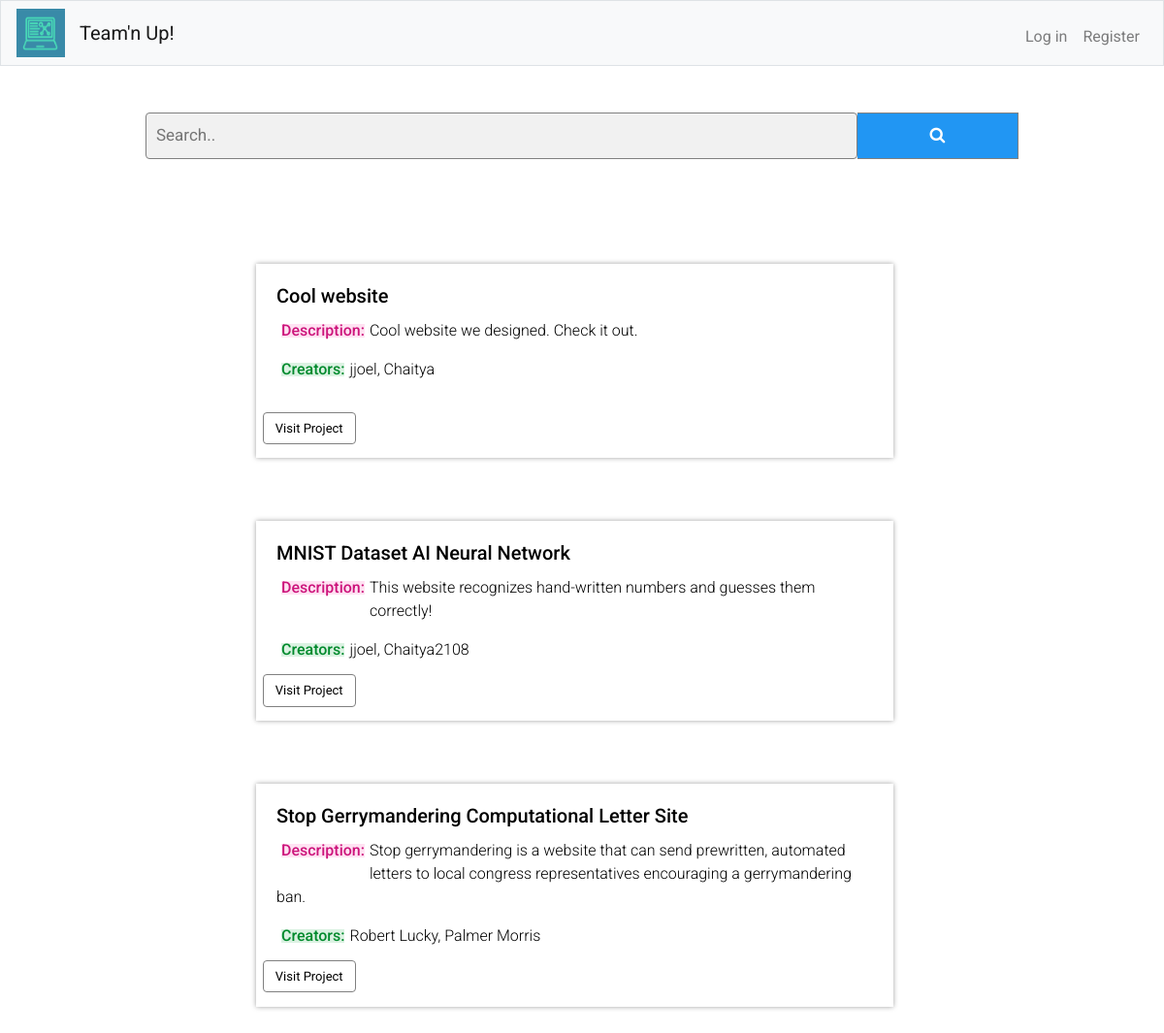
/view, run on the app's committed database.
### tables this page shows
CREATE TABLE projects
(
    id INTEGER,
    title TEXT,
    url TEXT,
    desc TEXT,
    users TEXT
);

### app.py (the view)
@app.route("/view", methods=["POST","GET"])
def view():
    if request.method == "POST":
        searchVal = request.form.get("search2")
        words = ["i", "me", "my", "myself", "we", "our", "ours", "ourselves", "you", "your", "yours",
        "yourself", "yourselves", "he", "him", "his", "himself", "she", "her", "hers", "herself", "it",
        "its", "itself", "they", "them", "their", "theirs", "themselves", "what", "which", "who", "whom",
        "this", "that", "these", "those", "am", "is", "are", "was", "were", "be", "been", "being", "have",
        "has", "had", "having", "do", "does", "did", "doing", "a", "an", "the", "and", "but", "if", "or",
        "because", "as", "until", "while", "of", "at", "by", "for", "with", "about", "against", "between",
        "into", "through", "during", "before", "after", "above", "below", "to", "from", "up", "down", "in",
        "out", "on", "off", "over", "under", "again", "further", "then", "once", "here", "there", "when",
        "where", "why", "how", "all", "any", "both", "each", "few", "more", "most", "other", "some", "such",
        "no", "nor", "not", "only", "own", "same", "so", "than", "too", "very", "s", "t", "can", "will",
        "just", "don", "should", "now"]
        if not searchVal:
            rows = db.execute("SELECT * FROM projects")
            return render_template("view.html", rows=rows)
        else:
            searchArr = searchVal.split(" ")
            searchArrCopy = searchArr
            for word in words:
                if word in searchArr:
                    searchArrCopy.remove(word)
            searchArr = searchArrCopy
            for val in searchArr:
                rows = []
                rowsTemp = db.execute("SELECT * FROM projects WHERE title LIKE ('%' || :search || '%') OR desc LIKE ('%' || :search || '%') OR users LIKE ('%' || :search || '%')", search=val)
                for row in rowsTemp:
                    if row not in rows:
                        rows.append(row)
            return render_template("view.html", rows=rows)
    else:
        rows = db.execute("SELECT * FROM projects")
        return render_template("view.html",rows=rows)

### app.py (called while the page is built)
@app.after_request
def after_request(response):
    response.headers["Cache-Control"] = "no-cache, no-store, must-revalidate"
    response.headers["Expires"] = 0
    response.headers["Pragma"] = "no-cache"
    return response

### templates/view.html (shortened to what this page needs)
{% extends "layout.html" %}
{% block body %}
<link rel="stylesheet" href="https://cdnjs.cloudflare.com/ajax/libs/font-awesome/4.7.0/css/font-awesome.min.css">
<br>
<br>
<form class="ex" action="/view" method="post" style="margin:auto;max-width:900px">
    <div id="searchBar">
        <input type="text" placeholder="Search.." name="search2" class="search">
        <button type="submit"><i class="fa fa-search"></i></button>
    </div>
</form>
<br>
<br>
<div class="row">
    {% for row in rows %}
    <div class="browse-profiles">
        <div class=" mb-4 back">
            <div class="card-body">
                <h5 class="card-title">{{ row["title"] }}</h5>
                <h6 class="card-text des pink">Description:</h6>
                <p> {{ row["desc"] }}</p>
                <h6 class="card-text des green">Creators:</h6>
                <p> {{ row["users"] }}</p>
                <form action="{{ row['url'] }}" target="_blank">
                    <input class="first btn btn-primary" type="submit" value="Visit Project">
                </form>
            </div>
        </div>
    </div>
    {% endfor %}
</div>
{% endblock %}

### static/layout.css (style rules this page uses)
* { font-family: 'Roboto', sans-serif; }
.pink { color: rgb(204, 20, 123); background-color: rgb(255, 226, 242); }
.green { color: rgb(0, 138, 45); background-color: rgb(219, 242, 226); }

### templates/view.html (style rules this page uses)
.row { margin-right: 0px; padding: 60px; }
.browse-profiles { display: block; margin: 0 auto; width: 60%; min-height: 200px; margin-bottom: 65px; border: 1px solid white; cursor: pointer; color: black; position: relative; -webkit-box-shadow: 0px 0px 5px 0px rgba(160, 160, 160, 1); -moz-box-shadow: 0px 0px 5px 0px rgba(160, 160, 160, 1); box-shadow: 0px 0px 5px 0px rgba(160, 160, 160, 1); }
input.btn { margin: 10px; display: inline-block; font-size: 13px; position: absolute; top: 97%; transform: translate(-50px, -50px); background-color: white; border: 1px solid gray; color: black; }
.first { float: left; left: 7%; }
form.ex input[type=text] { margin: 0px; padding: 10px; font-size: 17px; border: 1px solid grey; float: left; background: #f1f1f1; display: block; }
form.ex button { float: right; width: 200px; padding: 10px; background: #2196F3; color: white; font-size: 17px; border: 1px solid grey; border-left: none; cursor: pointer; }
form.ex::after { content: ""; clear: both; display: table; }
input[type=text], input[type=password], textarea { width: 100%; padding: 12px 20px; margin: 8px 0; display: inline-block; border: 1px solid #ccc; border-radius: 4px; box-sizing: border-box; }
h6 { display: inline; float: left; margin: 5px; line-height: .9; }
p { font-weight: 300; }
#searchBar { display: flex; }

### data on the page
projects: title "Cool website", desc "Cool website we designed. Check it out.", users "jjoel, Chaitya"
projects: title "MNIST Dataset AI Neural Network", desc "This website recognizes hand-written numbers and guesses them correctly!", users "jjoel, Chaitya2108"
projects: title "Stop Gerrymandering Computational Letter Site", desc "Stop gerrymandering is a website that can send prewritten, automated letters to local congress representatives encouraging a gerrymandering ban.", users "Robert Lucky, Palmer Morris"
